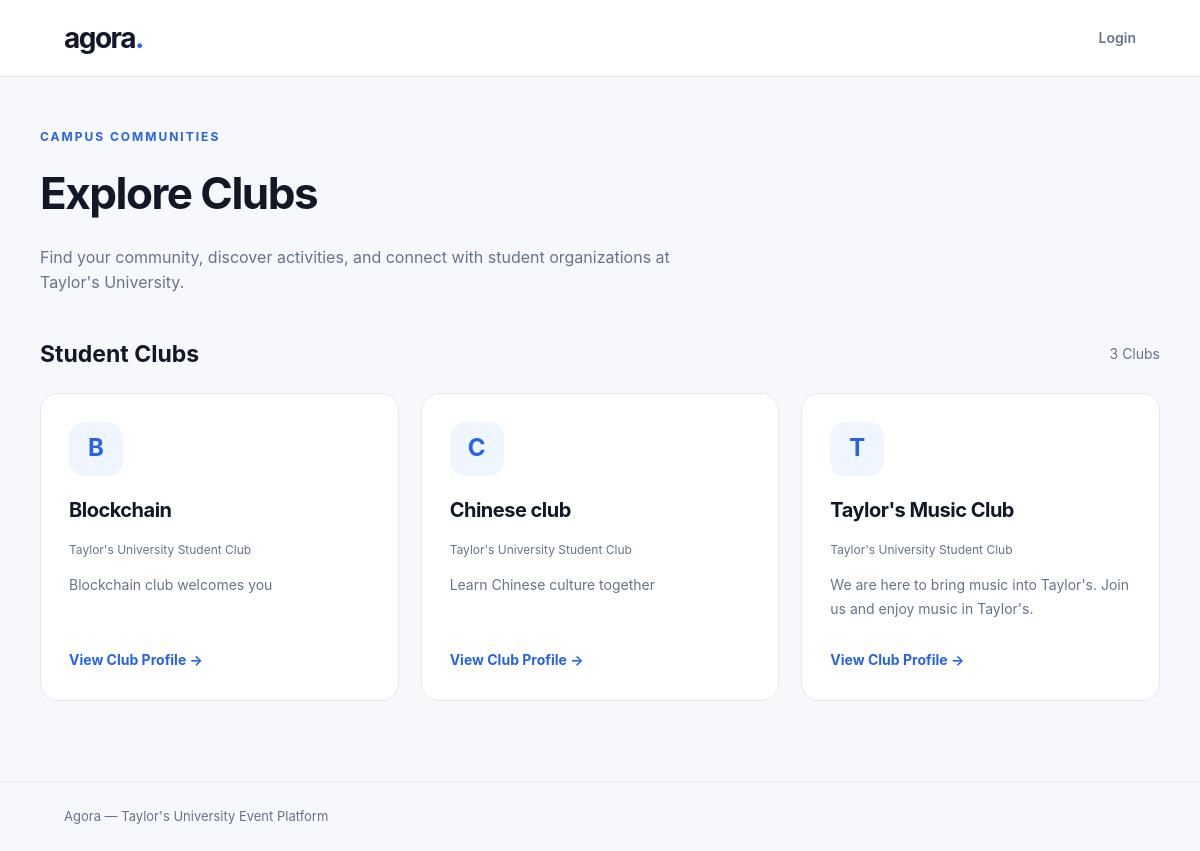
Screenshot of /explore_clubs.php with the database file from the repository.
### tables this page shows
CREATE TABLE `users` (
  `user_id` int NOT NULL,
  `full_name` varchar(100) NOT NULL,
  `email` varchar(100) NOT NULL,
  `password` varchar(255) NOT NULL,
  `role` varchar(20) NOT NULL,
  `student_id` varchar(30) DEFAULT NULL,
  `club_name` varchar(100) DEFAULT NULL,
  `account_status` varchar(20) NOT NULL DEFAULT 'pending',
  `club_description` text,
  `club_contact_email` varchar(100) DEFAULT NULL,
  `preferred_language` varchar(5) NOT NULL DEFAULT 'en'
);

### explore_clubs.php (the view, shortened to what this page needs)
<?php
require_once "pdo.php";
$sql = "SELECT
            user_id,
            club_name,
            club_description
        FROM users
        WHERE role = 'organizer'
        AND account_status = 'approved'
        AND club_name IS NOT NULL
        AND club_name != ''
        ORDER BY club_name ASC";
$stmt = $pdo->prepare($sql);
$stmt->execute();
$clubs = $stmt->fetchAll(PDO::FETCH_ASSOC);
?>
<!DOCTYPE html>
<html lang="en">
<head>
    <link rel="stylesheet" href="style.css">
</head>
<body>
<header class="site-header">
    <div class="container header-content">
        <a href="dashboard.php" class="brand">
            agora<span>.</span>
        </a>
        <?php if (isset($_SESSION["user_id"])) { ?>
            <a href="dashboard.php" class="logout">
                Dashboard
            </a>
        <?php } else { ?>
            <a href="login.php" class="logout">
                Login
            </a>
        <?php } ?>
    </div>
</header>
<main class="container clubs-page">
    <div class="eyebrow">
        Campus Communities
    </div>
    <h1>Explore Clubs</h1>
    <p class="clubs-intro">
        Find your community, discover activities,
        and connect with student organizations
        at Taylor's University.
    </p>
    <div class="results-header">
        <h2>Student Clubs</h2>
        <span class="results-count">
            <?php echo count($clubs); ?> Clubs
        </span>
    </div>
    <?php if (count($clubs) == 0) { ?>
        <div class="clubs-empty">
            <h2>No Clubs Available</h2>
            <p>
                There are currently no approved
                student clubs to display.
            </p>
        </div>
    <?php } else { ?>
        <div class="clubs-grid">
            <?php foreach ($clubs as $club) { ?>
                <article class="club-card">
                    <div class="club-avatar">
                        <?php
                        echo htmlspecialchars(
                            strtoupper(
                                substr($club["club_name"], 0, 1)
                            )
                        );
                        ?>
                    </div>
                    <h2>
                        <?php echo htmlspecialchars(
                            $club["club_name"]
                        ); ?>
                    </h2>
                    <p class="club-type">
                        Taylor's University Student Club
                    </p>
                    <?php if (!empty(
                        $club["club_description"]
                    )) { ?>
                        <p class="club-description">
                            <?php echo htmlspecialchars(
                                $club["club_description"]
                            ); ?>
                        </p>
                    <?php } ?>
                    <a class="club-card-link"
                       href="club_profile.php?id=<?php
                           echo (int)$club["user_id"];
                       ?>">
                        View Club Profile &rarr;
                    </a>
                </article>
            <?php } ?>
        </div>
    <?php } ?>
</main>
<footer class="footer">
    <div class="container">
        Agora — Taylor's University Event Platform
    </div>
</footer>
</body>
</html>

### style.css (style rules this page uses)
:root { --primary: #2563eb; --background: #f7f8fb; --surface: #ffffff; --text: #111827; --secondary: #64748b; --border: #e5e7eb; }
* { box-sizing: border-box; }
body { margin: 0; background: var(--background); color: var(--text); font-family: -apple-system, BlinkMacSystemFont, "Segoe UI", Arial, sans-serif; line-height: 1.6; }
a { color: inherit; text-decoration: none; }
.container { width: 100%; max-width: 1120px; margin: 0 auto; padding: 0 24px; }
.site-header { background: var(--surface); border-bottom: 1px solid var(--border); }
.header-content { min-height: 76px; display: flex; align-items: center; justify-content: space-between; gap: 20px; }
.brand { font-size: 28px; font-weight: 750; letter-spacing: -1.5px; }
.brand span { color: var(--primary); }
.logout { color: var(--secondary); font-size: 14px; font-weight: 600; }
.eyebrow { font-size: 12px; font-weight: 700; letter-spacing: 2px; color: var(--primary); text-transform: uppercase; }
.footer { border-top: 1px solid var(--border); padding: 24px 0; color: var(--secondary); font-size: 13px; }
.results-header { display: flex; justify-content: space-between; align-items: center; gap: 16px; margin-bottom: 20px; }
.results-header h2 { margin: 0; font-size: 23px; }
.results-count { color: var(--secondary); font-size: 14px; }
.clubs-page { padding: 50px 0 80px; }
.clubs-page h1 { font-size: clamp(32px, 5vw, 44px); letter-spacing: -1.5px; margin: 12px 0; }
.clubs-intro { color: var(--secondary); max-width: 650px; margin-bottom: 40px; }
.clubs-grid { display: grid; grid-template-columns: repeat(3, minmax(0, 1fr)); gap: 22px; }
.club-card { background: white; border: 1px solid var(--border); border-radius: 18px; padding: 28px; display: flex; flex-direction: column; gap: 14px; min-height: 280px; transition: transform 0.2s, box-shadow 0.2s; }
.club-avatar { width: 54px; height: 54px; background: #eff6ff; color: var(--primary); border-radius: 15px; display: flex; justify-content: center; align-items: center; font-size: 24px; font-weight: 700; }
.club-card h2 { font-size: 20px; margin: 4px 0 0; letter-spacing: -0.5px; overflow-wrap: anywhere; }
.club-type { font-size: 12px; color: var(--secondary); margin: 0; }
.club-description { color: var(--secondary); font-size: 14px; line-height: 1.7; margin: 0; overflow-wrap: anywhere; display: -webkit-box; -webkit-box-orient: vertical; -webkit-line-clamp: 3; line-clamp: 3; overflow: hidden; }
.club-card-link { color: var(--primary); font-size: 14px; font-weight: 700; margin-top: auto; padding-top: 15px; }

### rows the page displays
users: club_name "B", club_name "Blockchain", club_description "Blockchain club welcomes you"
users: club_name "C", club_name "Chinese club", club_description "Learn Chinese culture together"
users: club_name "T", club_name "Taylor's Music Club", club_description "We are here to bring music into Taylor's. Join us and enjoy music in Taylor's."

### other values shown
count($clubs) "3"
